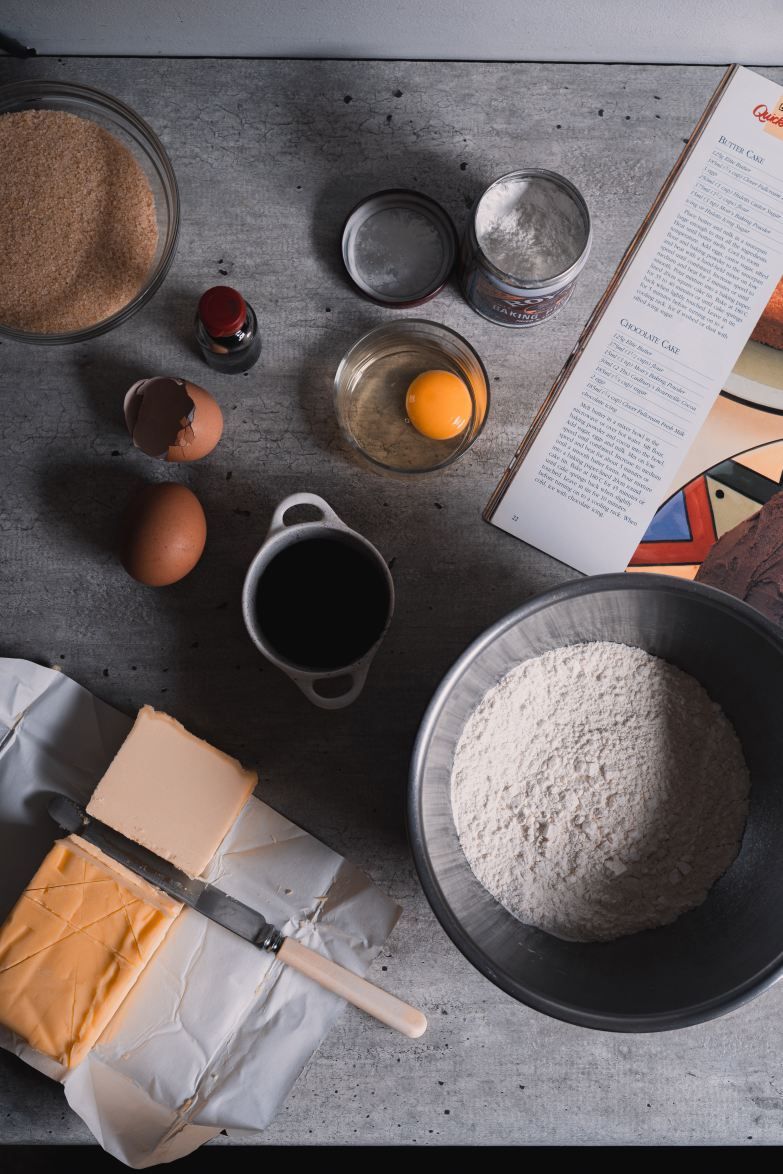
#> input picture food.jpg, 3912 x 5868 px, given in place of flower.jpg, which was not available (shown at 1/5 size)
$ python resize_image.py
#> lines starting #> are read from the running program, lines starting #| are printed output that depends on the picture; pictures that were not available may be replaced by others from this repository, and a replacement may not be noted
import cv2

if __name__ == "__main__":
    name = "flower"
    img = cv2.imread('./{}.jpg'.format(name), cv2.IMREAD_UNCHANGED)
#> img is the input picture: shape (5868, 3912, 3); mean B, G, R 102.3, 102.5, 111.2
    # cv2.imshow("Original image", img)
    print('Original Dimensions : ',img.shape)
#| Original Dimensions :  (5868, 3912, 3)

    scale_percent = 8      # percent of original size
    width = int(img.shape[1] * scale_percent / 100)
#> width = 312
    height = int(img.shape[0] * scale_percent / 100)
#> height = 469
    dim = (width, height)
#> dim = (312, 469)
    # resize image
    resized = cv2.resize(img, dim, interpolation = cv2.INTER_LINEAR)
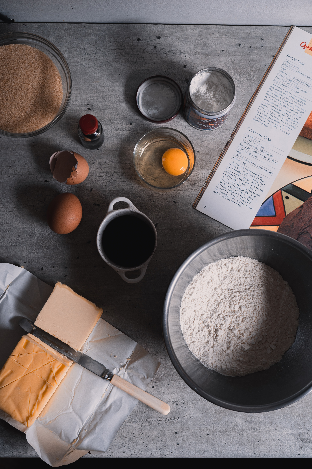
#> resized: shape (469, 312, 3); mean B, G, R 102.2, 102.4, 111.1

    fx = 1.5
    fy = 1.5

    resized1 = cv2.resize(resized, dsize=None, fx=fx, fy=fy, interpolation = cv2.INTER_NEAREST)
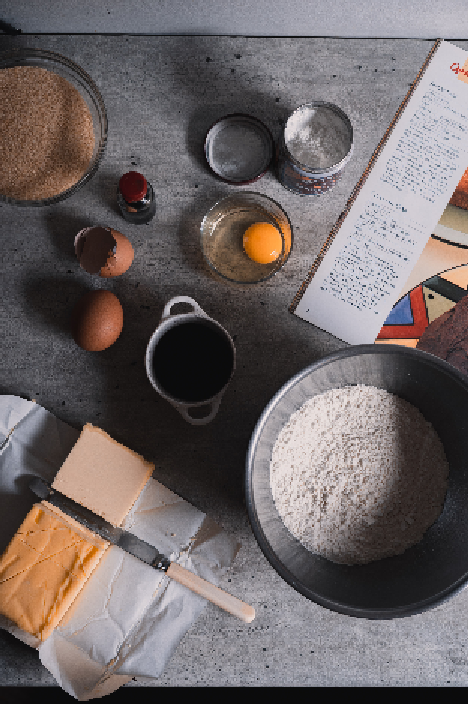
#> resized1: shape (704, 468, 3); mean B, G, R 102.1, 102.3, 111

    resized2 = cv2.resize(resized, dsize=None, fx=fx, fy=fy, interpolation = cv2.INTER_LINEAR)
    print('Resized Dimensions : ',resized.shape)
#| Resized Dimensions :  (469, 312, 3)

    cv2.imshow("Resized image", resized)
    cv2.imshow("INTER_NEAREST image", resized1)
    cv2.imshow("INTER_LINEAR image", resized2)

    # Press 's' for saving the image
    k = cv2.waitKey(0)
#> (key Esc is pressed here)
    if k == 27:         # wait for ESC key to exit
        cv2.destroyAllWindows()
    elif k == ord('s'): # wait for 's' key to save and exit
        cv2.imwrite("Result/{}_Resized_image.jpg".format(name),resized)
        cv2.imwrite("Result/{}_INTER_NEAREST_image.jpg".format(name),resized1)
        cv2.imwrite("Result/{}_INTER_LINEAR_image.jpg".format(name),resized2)
        cv2.destroyAllWindows()


"""""""""
 ________  _______   ________  ___  ___  ___  _______   _____ ______   ________
|\   __  \|\  ___ \ |\   __  \|\  \|\  \|\  \|\  ___ \ |\   _ \  _   \|\   __  \
\ \  \|\  \ \   __/|\ \  \|\  \ \  \\\  \ \  \ \   __/|\ \  \\\__\ \  \ \  \|\  \
 \ \   _  _\ \  \_|/_\ \  \\\  \ \  \\\  \ \  \ \  \_|/_\ \  \\|__| \  \ \   __  \
  \ \  \\  \\ \  \_|\ \ \  \\\  \ \  \\\  \ \  \ \  \_|\ \ \  \    \ \  \ \  \ \  \
   \ \__\\ _\\ \_______\ \_____  \ \_______\ \__\ \_______\ \__\    \ \__\ \__\ \__\
    \|__|\|__|\|_______|\|___| \__\|_______|\|__|\|_______|\|__|     \|__|\|__|\|__|
                              \|__|
"""""""""

$ run again, on leave_no_one.jpg
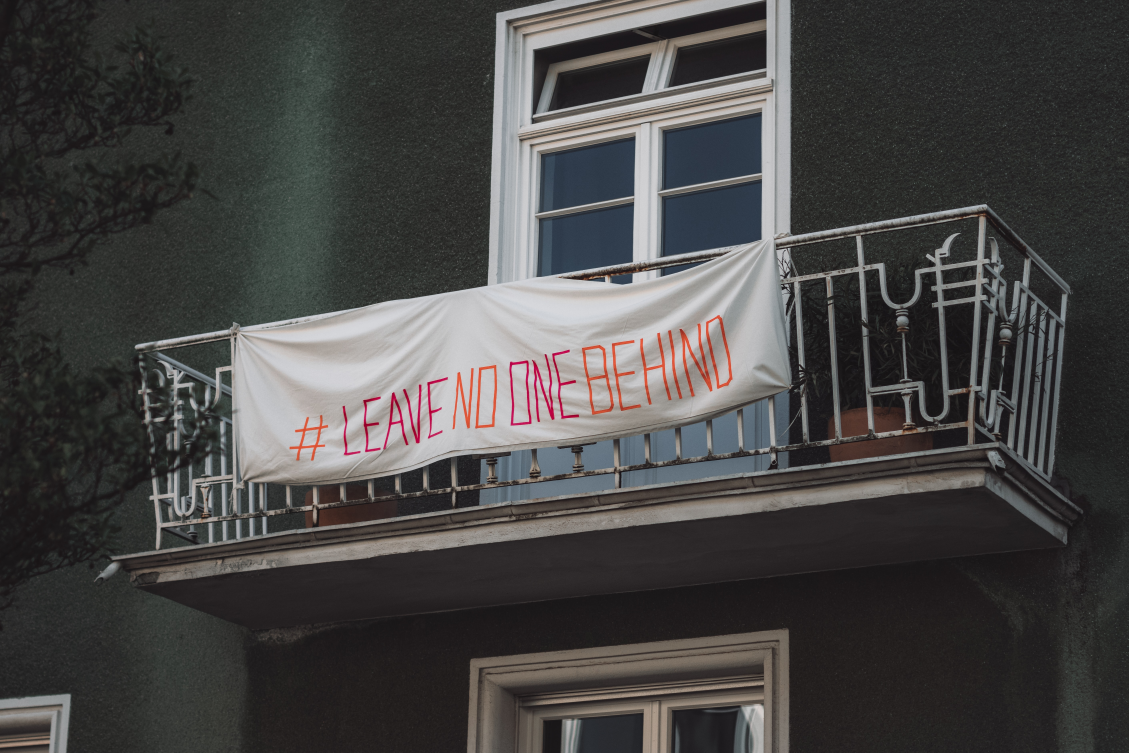
#> input picture leave_no_one.jpg, 5644 x 3763 px, given in place of flower.jpg, which was not available (shown at 1/5 size)
#> img is the input picture: shape (3763, 5644, 3); mean B, G, R 69.3, 70.1, 71.3
#| Original Dimensions :  (3763, 5644, 3)
#> `resized = cv2.resize(img, dim, interpolation = cv2.INTER_LINEAR)`:
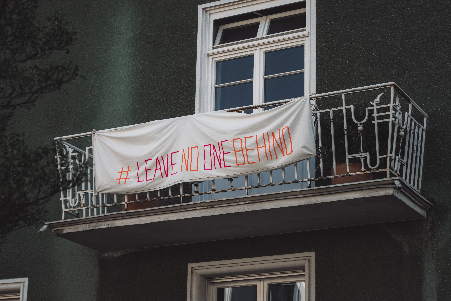
#> resized: shape (301, 451, 3); mean B, G, R 69.2, 70, 71.3
#> `resized2 = cv2.resize(resized, dsize=None, fx=fx, fy=fy, interpolation..`:
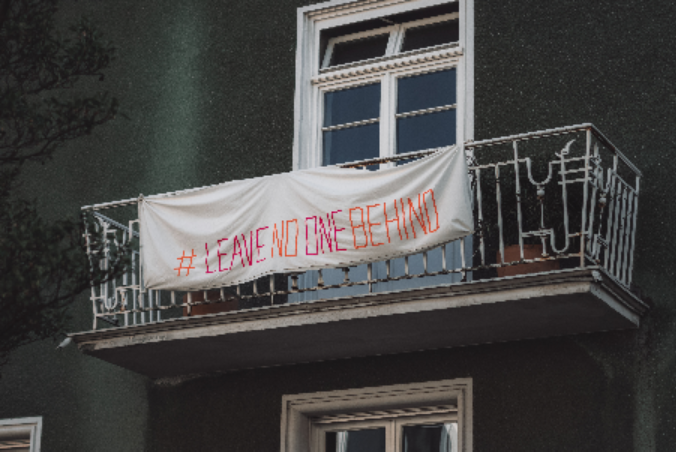
#> resized2: shape (452, 676, 3); mean B, G, R 69.1, 69.9, 71.2
#| Resized Dimensions :  (301, 451, 3)
